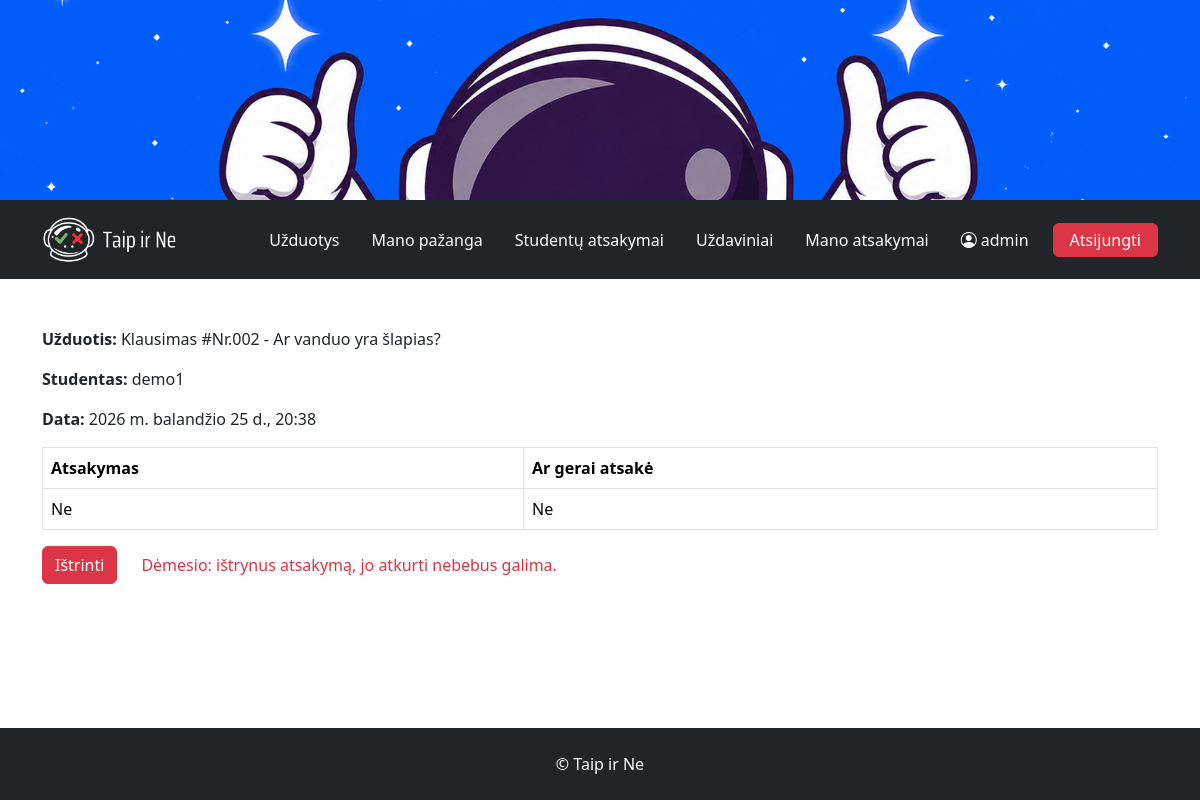
Screenshot of /answers/23/ (signed in) with the database file from the repository.
### tasks/models.py (models this page shows, shortened)
class Answer(models.Model):
    task = models.ForeignKey(to="Task", on_delete=models.CASCADE, verbose_name="Užduotis")
    student = models.ForeignKey(to=User, on_delete=models.CASCADE, verbose_name="Studentas")
    ANSWER_CHOICES = [
        (True, 'Taip'),
        (False, 'Ne'),
    ]
    answer = models.BooleanField("Atsakymas", choices=ANSWER_CHOICES, default=True)
    date = models.DateTimeField("Data", auto_now_add=True)
    def is_correct(self):
        return self.answer == self.task.correct_answer
    class Meta:
        verbose_name = "Atsakymas"
        verbose_name_plural = "Atsakymai"
    def answer_display(self):
        return "Taip" if self.answer else "Ne"
    def correct_display(self):
        return "Taip" if self.is_correct() else "Ne"

class Task(models.Model):
    name = models.CharField("Užduotis")
    content = models.TextField("Klausimas")
    teacher = models.ForeignKey(to=User, on_delete=models.CASCADE, verbose_name="Dėstytojas")
    ANSWER_CHOICES = [
        (True, 'Taip'),
        (False, 'Ne'),
    ]
    correct_answer = models.BooleanField("Teisingas atsakymas", choices=ANSWER_CHOICES, default=True)
    deadline = models.DateTimeField("Terminas", null=True, blank=True)
    date = models.DateTimeField("Data", auto_now_add=True)
    photo = models.ImageField("Nuotrauka", upload_to='tasks', null=True, blank=True)
    def __str__(self):
        return f"{self.name} - {self.content}"
    class Meta:
        verbose_name = "Uždavinys"
        verbose_name_plural = "Uždaviniai"

### tasks/views.py (the view)
# urls.py: path('answers/<int:pk>/', views.AnswerDetailView.as_view(), name="answer"),
class AnswerDetailView(LoginRequiredMixin, DetailView):
    model = Answer
    template_name = "answer.html"
    context_object_name = "answer"

### tasks/templates/answer.html (shortened to what this page needs)
{% extends 'base.html' %}
{% block content %}
<p><strong>Užduotis: </strong>{{ answer.task }}</p>
<p><strong>Studentas: </strong>{{ answer.student }}</p>
<p><strong>Data: </strong>{{ answer.date }}</p>
<table class="table table-bordered">
    <thead>
        <tr>
            <th>Atsakymas</th>
            <th>Ar gerai atsakė</th>
        </tr>
    </thead>
    <tbody>
        <tr>
            <td>{{ answer.answer_display }}</td>
            <td>{{ answer.correct_display }}</td>
        </tr>
    </tbody>
</table>
{% if user.is_staff %}
<div class="d-flex align-items-center gap-4 mt-3">
    <a class="btn btn-danger" href="{% url 'answer_delete' answer.pk %}">
        Ištrinti
    </a>
    <p class="text-danger mb-0">
        Dėmesio: ištrynus atsakymą, jo atkurti nebebus galima.
    </p>
</div>
{% endif %}
{% endblock %}

### tasks/templates/base.html (shortened to what this page needs)
<!DOCTYPE html>
<html lang="lt">
<head>
    {% load static %}
    <link href="https://cdn.jsdelivr.net/npm/bootstrap@5.3.2/dist/css/bootstrap.min.css" rel="stylesheet">
    <link href="https://cdn.jsdelivr.net/npm/bootstrap-icons@1.11.3/font/bootstrap-icons.css" rel="stylesheet">
    <link rel="stylesheet" href="{% static 'css/style.css' %}">
</head>
<body class="d-flex flex-column min-vh-100">
<body class="d-flex flex-column min-vh-100">
<div class="hero"></div>
<nav class="navbar navbar-expand-sm bg-dark navbar-dark py-3">
    <div class="container">
        <a class="navbar-brand logo" href="{% url 'index' %}"></a>
        <div class="collapse navbar-collapse mt-4 mt-sm-0 pb-4 pb-sm-0" id="mynavbar">
            <ul class="navbar-nav ms-auto gap-3 align-items-center">
                <li class="nav-item">
                    <a class="nav-link text-white fs-6" href="{% url 'index' %}">Užduotys</a>
                </li>
                {% if user.is_authenticated %}
                    <li class="nav-item">
                        <a class="nav-link text-white fs-6" href="{% url 'stats' %}">Mano pažanga</a>
                    </li>
                    {% if user.is_staff %}
                        <li class="nav-item">
                            <a class="nav-link text-white fs-6" href="{% url 'answers' %}">Studentų atsakymai</a>
                        </li>
                    {% endif %}
                    {% if user.is_staff %}
                        <li class="nav-item">
                            <a class="nav-link text-white fs-6" href="{% url 'tasks_manage' %}">Uždaviniai</a>
                        </li>
                    {% endif %}
                    <li class="nav-item">
                        <a class="nav-link text-white fs-6" href="{% url 'useranswers' %}">Mano atsakymai</a>
                    </li>
                    <li class="nav-item">
                        <a class="nav-link text-white fs-6" href="{% url 'profile' %}">
                            <i class="bi bi-person-circle me-1"></i>{{ user.get_username }}
                        </a>
                    </li>
                    <li class="nav-item">
                        <form method="post" action="{% url 'logout' %}">
                            <button class="btn btn-danger fs-6 px-3 py-1" type="submit">Atsijungti</button>
                        </form>
                    </li>
                {% endif %}
            </ul>
        </div>
    </div>
</nav>
<div class="container mt-5 flex-grow-1 pb-5">
    {% block content %}{% endblock %}
</div>
<div class="p-4 bg-dark text-white text-center">
    © Taip ir Ne
</div>
</body>
</html>

### tasks/static/css/style.css (style rules this page uses)
.hero { height: 200px; background: url("/static/images/header.jpg") center / cover no-repeat; }
.logo { display: block; width: 135px; height: 47px; background: url("/static/images/logo.png") center / contain no-repeat; }

### rows the page displays
Answer: task "Klausimas #Nr.002 - Ar vanduo yra šlapias?", student "demo1", date "2026 m. balandžio 25 d., 20:38", answer_display "Ne", correct_display "Ne"

### other values shown
{{ user.get_username }} "admin"
